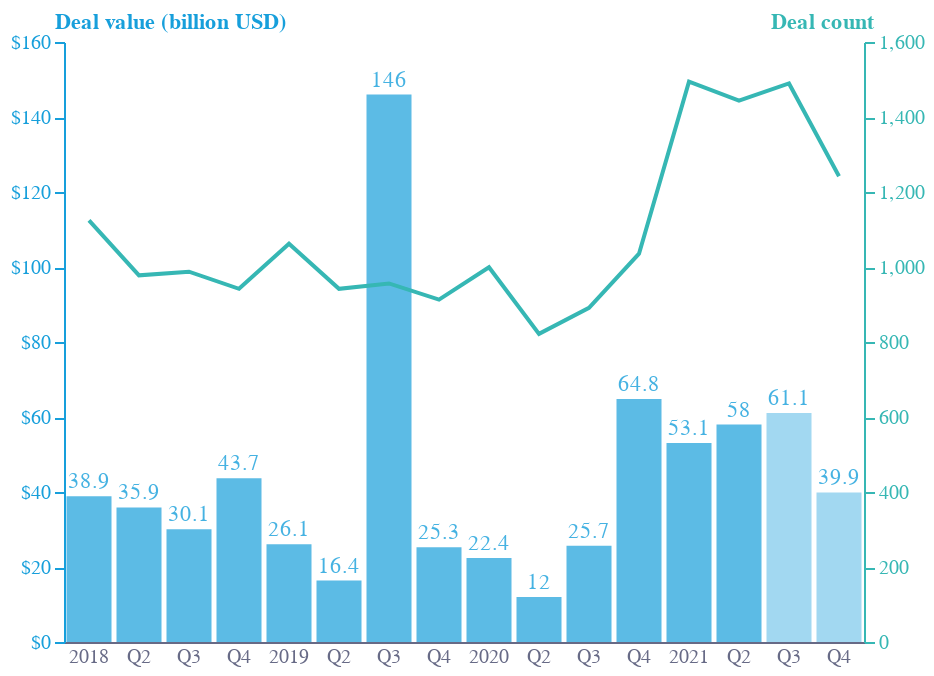

The notebook cell this image was saved under:
### Code cell
base = alt.Chart(f1).encode(x=alt.X(
    "Q:N",
    sort=[],
    axis=alt.Axis(
        # grid=False,
        title='',
        labelColor=colors["eco-gray"],
        titleColor=colors["eco-gray"],
        tickColor=colors["eco-gray"],
        domainColor=colors["eco-gray"],
        tickCount=10,
        ticks=False,
        # orient="top",
        labelAngle=0,
        # labelExpr="indexof(datum.value,'Q1')>-1?slice(datum.value,0,4)+' '+slice(datum.value,4):slice(datum.value,4)",
        labelExpr="indexof(datum.value,'Q1')>-1?slice(datum.value,0,4):slice(datum.value,4)",
    ),
))
line = base.mark_line(color=colors["eco-turquiose"]).encode(y=alt.Y(
    "deals:Q",
    sort=[],
    axis=alt.Axis(
        grid=False,
        title="Deal count",
        titleX=5,
        titleY=-5,
        titleBaseline="bottom",
        titleAngle=0,
        titleAlign="right",
        labelColor=colors["eco-turquiose"],
        titleColor=colors["eco-turquiose"],
        tickColor=colors["eco-turquiose"],
        domainColor=colors["eco-turquiose"],
    ),
    # scale=alt.Scale(domain=[-0.16, 0.06]),
))
bars = base.mark_bar(color=colors["eco-light-blue"], opacity=0.7).encode(y=alt.Y(
    "value:Q",
    sort=[],
    axis=alt.Axis(
        grid=False,
        title="Deal value (billion USD)",
        titleX=-5,
        titleY=-5,
        titleBaseline="bottom",
        titleAngle=0,
        titleAlign="left",
        labelColor=colors["eco-light-blue"],
        titleColor=colors["eco-light-blue"],
        tickColor=colors["eco-light-blue"],
        domainColor=colors["eco-light-blue"],
        labelExpr="'$'+datum.value"
    ),
    scale=alt.Scale(domain=[0, 160]),
)).transform_filter("!((datum.Q=='2021Q3')|(datum.Q=='2021Q4'))")
bars2=base.mark_bar(color=colors["eco-light-blue"], opacity=0.4).encode(
    y=alt.Y(
        'value:Q',
        sort=[],
        axis=alt.Axis(
        grid=False,
        title='',
        labels=False
        ),
    scale=alt.Scale(domain=[0, 160]),
    ),
).transform_filter("(datum.Q=='2021Q3')|(datum.Q=='2021Q4')")
labels=base.mark_text(color=colors["eco-light-blue"], opacity=0.8, baseline='bottom',dy=-2).encode(
    y=alt.Y(
        'value:Q',
        sort=[],
        axis=alt.Axis(
        grid=False,
        title='',
        labels=False
        ),
    scale=alt.Scale(domain=[0, 160]),
    ),
    text='value:N'
)
layer1 = (((bars+bars2+labels+line).resolve_scale(
    y='independent'
).properties(
    height=300, width=400)).configure_view(stroke=None).properties(title=""))
layer1.save("visualisation/" + f + ".json")
# layer1.save("visualisation/" + f + ".png")
open("README.md", "w").write(readme)
layer1

### Figure 1 — Vega-Lite specification as saved in the notebook (floating-point values rounded to 4 significant figures)
{"config": {"view": {"continuousWidth": 400, "continuousHeight": 300, "stroke": null}}, "layer": [{"mark": {"type": "bar", "color": "#179FDB", "opacity": 0.7}, "encoding": {"x": {"type": "nominal", "axis": {"domainColor": "#676A86", "labelAngle": 0, "labelColor": "#676A86", "labelExpr": "indexof(datum.value,'Q1')>-1?slice(datum.value,0,4):slice(datum.value,4)", "tickColor": "#676A86", "tickCount": 10, "ticks": false, "title": "", "titleColor": "#676A86"}, "field": "Q", "sort": []}, "y": {"type": "quantitative", "axis": {"domainColor": "#179FDB", "grid": false, "labelColor": "#179FDB", "labelExpr": "'$'+datum.value", "tickColor": "#179FDB", "title": "Deal value (billion USD)", "titleAlign": "left", "titleAngle": 0, "titleBaseline": "bottom", "titleColor": "#179FDB", "titleX": -5, "titleY": -5}, "field": "value", "scale": {"domain": [0, 160]}, "sort": []}}, "transform": [{"filter": "!((datum.Q=='2021Q3')|(datum.Q=='2021Q4'))"}]}, {"mark": {"type": "bar", "color": "#179FDB", "opacity": 0.4}, "encoding": {"x": {"type": "nominal", "axis": {"domainColor": "#676A86", "labelAngle": 0, "labelColor": "#676A86", "labelExpr": "indexof(datum.value,'Q1')>-1?slice(datum.value,0,4):slice(datum.value,4)", "tickColor": "#676A86", "tickCount": 10, "ticks": false, "title": "", "titleColor": "#676A86"}, "field": "Q", "sort": []}, "y": {"type": "quantitative", "axis": {"grid": false, "labels": false, "title": ""}, "field": "value", "scale": {"domain": [0, 160]}, "sort": []}}, "transform": [{"filter": "(datum.Q=='2021Q3')|(datum.Q=='2021Q4')"}]}, {"mark": {"type": "text", "baseline": "bottom", "color": "#179FDB", "dy": -2, "opacity": 0.8}, "encoding": {"text": {"type": "nominal", "field": "value"}, "x": {"type": "nominal", "axis": {"domainColor": "#676A86", "labelAngle": 0, "labelColor": "#676A86", "labelExpr": "indexof(datum.value,'Q1')>-1?slice(datum.value,0,4):slice(datum.value,4)", "tickColor": "#676A86", "tickCount": 10, "ticks": false, "title": "", "titleColor": "#676A86"}, "field": "Q", "sort": []}, "y": {"type": "quantitative", "axis": {"grid": false, "labels": false, "title": ""}, "field": "value", "scale": {"domain": [0, 160]}, "sort": []}}}, {"mark": {"type": "line", "color": "#36B7B4"}, "encoding": {"x": {"type": "nominal", "axis": {"domainColor": "#676A86", "labelAngle": 0, "labelColor": "#676A86", "labelExpr": "indexof(datum.value,'Q1')>-1?slice(datum.value,0,4):slice(datum.value,4)", "tickColor": "#676A86", "tickCount": 10, "ticks": false, "title": "", "titleColor": "#676A86"}, "field": "Q", "sort": []}, "y": {"type": "quantitative", "axis": {"domainColor": "#36B7B4", "grid": false, "labelColor": "#36B7B4", "tickColor": "#36B7B4", "title": "Deal count", "titleAlign": "right", "titleAngle": 0, "titleBaseline": "bottom", "titleColor": "#36B7B4", "titleX": 5, "titleY": -5}, "field": "deals", "sort": []}}}], "data": {"name": "data-b9d9ab90ca821f96d8c1c2f43875ff38"}, "height": 300, "resolve": {"scale": {"y": "independent"}}, "title": "", "width": 400, "$schema": "https://vega.github.io/schema/vega-lite/v4.8.1.json", "datasets": {"data-b9d9ab90ca821f96d8c1c2f43875ff38": [{"Q": "2018Q1", "value": 38.9, "deals": 1124.0}, {"Q": "2018Q2", "value": 35.9, "deals": 977.8}, {"Q": "2018Q3", "value": 30.1, "deals": 987.4}, {"Q": "2018Q4", "value": 43.7, "deals": 941.7}, {"Q": "2019Q1", "value": 26.1, "deals": 1062.0}, {"Q": "2019Q2", "value": 16.4, "deals": 941.7}, {"Q": "2019Q3", "value": 146.0, "deals": 956.2}, {"Q": "2019Q4", "value": 25.3, "deals": 912.9}, {"Q": "2020Q1", "value": 22.4, "deals": 999.4}, {"Q": "2020Q2", "value": 12.0, "deals": 821.6}, {"Q": "2020Q3", "value": 25.7, "deals": 891.3}, {"Q": "2020Q4", "value": 64.8, "deals": 1035.0}, {"Q": "2021Q1", "value": 53.1, "deals": 1494.0}, {"Q": "2021Q2", "value": 58.0, "deals": 1444.0}, {"Q": "2021Q3", "value": 61.1, "deals": 1489.0}, {"Q": "2021Q4", "value": 39.9, "deals": 1242.0}]}}
